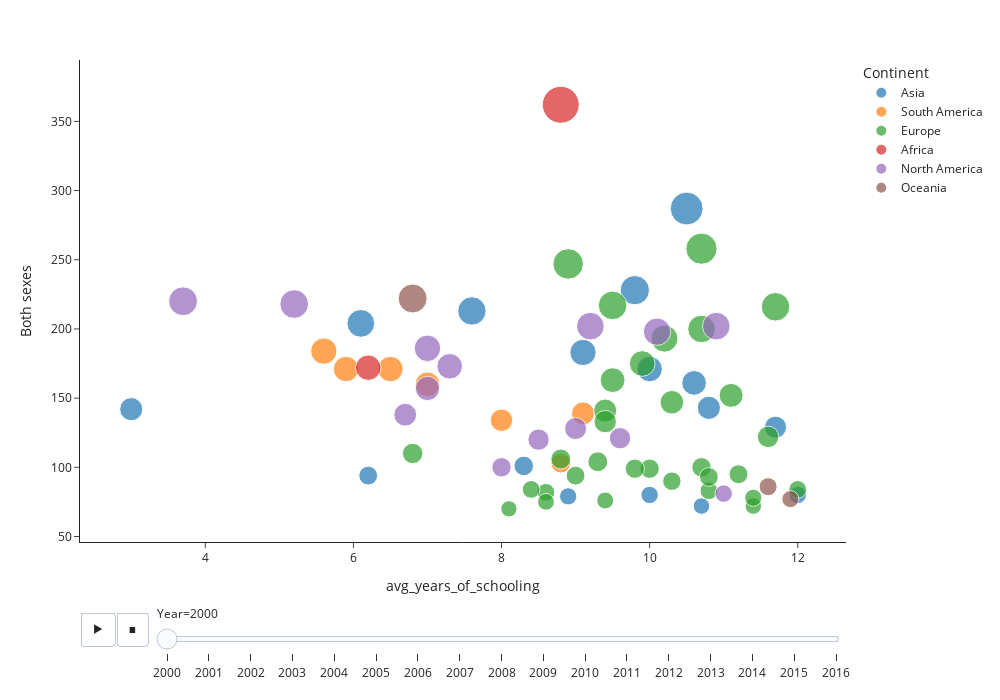

The code cell stored with this chart in its notebook:
### Code cell
import plotly.express as px
px.scatter(final_df_2, x='avg_years_of_schooling', y='Both sexes',
           size='Both sexes', size_max=30, color='Continent', animation_frame='Year', animation_group="Country",
           template='simple_white', width=1000, height=700,hover_name='Country')

### Figure 1 — Plotly figure (JSON) as saved in the notebook; plotly's stock layout.template omitted (floating-point values rounded to 4 significant figures)
{"data": [{"hovertemplate": "<b>%{hovertext}</b><br><br>Continent=Asia<br>Year=2000<br>avg_years_of_schooling=%{x}<br>Both sexes=%{marker.size}<extra></extra>", "hovertext": ["Uzbekistan", "Maldives", "Philippines", "Bahrain", "Azerbaijan", "Singapore", "Cyprus", "Georgia", "Israel", "Japan", "Kazakhstan", "Kuwait", "Kyrgyzstan", "Armenia", "Sri Lanka", "Thailand"], "ids": ["Uzbekistan", "Maldives", "Philippines", "Bahrain", "Azerbaijan", "Singapore", "Cyprus", "Georgia", "Israel", "Japan", "Kazakhstan", "Kuwait", "Kyrgyzstan", "Armenia", "Sri Lanka", "Thailand"], "legendgroup": "Asia", "marker": {"color": "#1F77B4", "size": [183, 142, 213, 101, 161, 79, 80, 129, 80, 72, 287, 94, 228, 143, 171, 204], "sizemode": "area", "sizeref": 0.53, "symbol": "circle"}, "mode": "markers", "name": "Asia", "orientation": "v", "showlegend": true, "type": "scatter", "x": [9.1, 3, 7.6, 8.3, 10.6, 8.9, 10, 11.7, 12, 10.7, 10.5, 6.2, 9.8, 10.8, 10, 6.1], "xaxis": "x", "y": [183, 142, 213, 101, 161, 79, 80, 129, 80, 72, 287, 94, 228, 143, 171, 204], "yaxis": "y"}, {"hovertemplate": "<b>%{hovertext}</b><br><br>Continent=South America<br>Year=2000<br>avg_years_of_schooling=%{x}<br>Both sexes=%{marker.size}<extra></extra>", "hovertext": ["Brazil", "Paraguay", "Colombia", "Chile", "Ecuador", "Argentina", "Uruguay"], "ids": ["Brazil", "Paraguay", "Colombia", "Chile", "Ecuador", "Argentina", "Uruguay"], "legendgroup": "South America", "marker": {"color": "#FF7F0E", "size": [184, 171, 171, 103, 160, 139, 134], "sizemode": "area", "sizeref": 0.53, "symbol": "circle"}, "mode": "markers", "name": "South America", "orientation": "v", "showlegend": true, "type": "scatter", "x": [5.6, 5.9, 6.5, 8.8, 7, 9.1, 8], "xaxis": "x", "y": [184, 171, 171, 103, 160, 139, 134], "yaxis": "y"}, {"hovertemplate": "<b>%{hovertext}</b><br><br>Continent=Europe<br>Year=2000<br>avg_years_of_schooling=%{x}<br>Both sexes=%{marker.size}<extra></extra>", "hovertext": ["Malta", "Netherlands", "Belgium", "Norway", "Belarus", "Luxembourg", "Poland", "Portugal", "Romania", "Serbia", "Austria", "Slovakia", "Lithuania", "Bulgaria", "Latvia", "Estonia", "Denmark", "Finland", "France", "Germany", "Greece", "Croatia", "Hungary", "Iceland", "Ireland", "Italy", "Slovenia", "Ukraine", "Albania", "Sweden", "Switzerland", "Spain"], "ids": ["Malta", "Netherlands", "Belgium", "Norway", "Belarus", "Luxembourg", "Poland", "Portugal", "Romania", "Serbia", "Austria", "Slovakia", "Lithuania", "Bulgaria", "Latvia", "Estonia", "Denmark", "Finland", "France", "Germany", "Greece", "Croatia", "Hungary", "Iceland", "Ireland", "Italy", "Slovenia", "Ukraine", "Albania", "Sweden", "Switzerland", "Spain"], "legendgroup": "Europe", "marker": {"color": "#2CA02C", "size": [70, 83, 99, 84, 247, 90, 152, 110, 175, 141, 94, 147, 200, 163, 217, 216, 100, 104, 99, 95, 82, 133, 193, 76, 93, 75, 122, 258, 106, 72, 78, 84], "sizemode": "area", "sizeref": 0.53, "symbol": "circle"}, "mode": "markers", "name": "Europe", "orientation": "v", "showlegend": true, "type": "scatter", "x": [8.1, 10.8, 10, 12, 8.9, 10.3, 11.1, 6.8, 9.9, 9.4, 9, 10.3, 10.7, 9.5, 9.5, 11.7, 10.7, 9.3, 9.8, 11.2, 8.6, 9.4, 10.2, 9.4, 10.8, 8.6, 11.6, 10.7, 8.8, 11.4, 11.4, 8.4], "xaxis": "x", "y": [70, 83, 99, 84, 247, 90, 152, 110, 175, 141, 94, 147, 200, 163, 217, 216, 100, 104, 99, 95, 82, 133, 193, 76, 93, 75, 122, 258, 106, 72, 78, 84], "yaxis": "y"}, {"hovertemplate": "<b>%{hovertext}</b><br><br>Continent=Africa<br>Year=2000<br>avg_years_of_schooling=%{x}<br>Both sexes=%{marker.size}<extra></extra>", "hovertext": ["Mauritius", "South Africa"], "ids": ["Mauritius", "South Africa"], "legendgroup": "Africa", "marker": {"color": "#D62728", "size": [172, 362], "sizemode": "area", "sizeref": 0.53, "symbol": "circle"}, "mode": "markers", "name": "Africa", "orientation": "v", "showlegend": true, "type": "scatter", "x": [6.2, 8.8], "xaxis": "x", "y": [172, 362], "yaxis": "y"}, {"hovertemplate": "<b>%{hovertext}</b><br><br>Continent=North America<br>Year=2000<br>avg_years_of_schooling=%{x}<br>Both sexes=%{marker.size}<extra></extra>", "hovertext": ["Belize", "Mexico", "Panama", "Bahamas", "Saint Lucia", "Barbados", "El Salvador", "Cuba", "Guatemala", "Costa Rica", "Jamaica", "Canada", "Antigua and Barbuda", "Trinidad and Tobago"], "ids": ["Belize", "Mexico", "Panama", "Bahamas", "Saint Lucia", "Barbados", "El Salvador", "Cuba", "Guatemala", "Costa Rica", "Jamaica", "Canada", "Antigua and Barbuda", "Trinidad and Tobago"], "legendgroup": "North America", "marker": {"color": "#9467BD", "size": [198, 138, 120, 202, 186, 128, 218, 121, 220, 100, 173, 81, 157, 202], "sizemode": "area", "sizeref": 0.53, "symbol": "circle"}, "mode": "markers", "name": "North America", "orientation": "v", "showlegend": true, "type": "scatter", "x": [10.1, 6.7, 8.5, 10.9, 7, 9, 5.2, 9.6, 3.7, 8, 7.3, 11, 7, 9.2], "xaxis": "x", "y": [198, 138, 120, 202, 186, 128, 218, 121, 220, 100, 173, 81, 157, 202], "yaxis": "y"}, {"hovertemplate": "<b>%{hovertext}</b><br><br>Continent=Oceania<br>Year=2000<br>avg_years_of_schooling=%{x}<br>Both sexes=%{marker.size}<extra></extra>", "hovertext": ["New Zealand", "Kiribati", "Australia"], "ids": ["New Zealand", "Kiribati", "Australia"], "legendgroup": "Oceania", "marker": {"color": "#8C564B", "size": [86, 222, 77], "sizemode": "area", "sizeref": 0.53, "symbol": "circle"}, "mode": "markers", "name": "Oceania", "orientation": "v", "showlegend": true, "type": "scatter", "x": [11.6, 6.8, 11.9], "xaxis": "x", "y": [86, 222, 77], "yaxis": "y"}], "layout": {"height": 700, "legend": {"itemsizing": "constant", "title": {"text": "Continent"}, "tracegroupgap": 0}, "margin": {"t": 60}, "sliders": [{"active": 0, "currentvalue": {"prefix": "Year="}, "len": 0.9, "pad": {"b": 10, "t": 60}, "steps": [{"args": [["2000"], {"frame": {"duration": 0, "redraw": false}, "fromcurrent": true, "mode": "immediate", "transition": {"duration": 0, "easing": "linear"}}], "label": "2000", "method": "animate"}, {"args": [["2001"], {"frame": {"duration": 0, "redraw": false}, "fromcurrent": true, "mode": "immediate", "transition": {"duration": 0, "easing": "linear"}}], "label": "2001", "method": "animate"}, {"args": [["2002"], {"frame": {"duration": 0, "redraw": false}, "fromcurrent": true, "mode": "immediate", "transition": {"duration": 0, "easing": "linear"}}], "label": "2002", "method": "animate"}, {"args": [["2003"], {"frame": {"duration": 0, "redraw": false}, "fromcurrent": true, "mode": "immediate", "transition": {"duration": 0, "easing": "linear"}}], "label": "2003", "method": "animate"}, {"args": [["2004"], {"frame": {"duration": 0, "redraw": false}, "fromcurrent": true, "mode": "immediate", "transition": {"duration": 0, "easing": "linear"}}], "label": "2004", "method": "animate"}, {"args": [["2005"], {"frame": {"duration": 0, "redraw": false}, "fromcurrent": true, "mode": "immediate", "transition": {"duration": 0, "easing": "linear"}}], "label": "2005", "method": "animate"}, {"args": [["2006"], {"frame": {"duration": 0, "redraw": false}, "fromcurrent": true, "mode": "immediate", "transition": {"duration": 0, "easing": "linear"}}], "label": "2006", "method": "animate"}, {"args": [["2007"], {"frame": {"duration": 0, "redraw": false}, "fromcurrent": true, "mode": "immediate", "transition": {"duration": 0, "easing": "linear"}}], "label": "2007", "method": "animate"}, {"args": [["2008"], {"frame": {"duration": 0, "redraw": false}, "fromcurrent": true, "mode": "immediate", "transition": {"duration": 0, "easing": "linear"}}], "label": "2008", "method": "animate"}, {"args": [["2009"], {"frame": {"duration": 0, "redraw": false}, "fromcurrent": true, "mode": "immediate", "transition": {"duration": 0, "easing": "linear"}}], "label": "2009", "method": "animate"}, {"args": [["2010"], {"frame": {"duration": 0, "redraw": false}, "fromcurrent": true, "mode": "immediate", "transition": {"duration": 0, "easing": "linear"}}], "label": "2010", "method": "animate"}, {"args": [["2011"], {"frame": {"duration": 0, "redraw": false}, "fromcurrent": true, "mode": "immediate", "transition": {"duration": 0, "easing": "linear"}}], "label": "2011", "method": "animate"}, {"args": [["2012"], {"frame": {"duration": 0, "redraw": false}, "fromcurrent": true, "mode": "immediate", "transition": {"duration": 0, "easing": "linear"}}], "label": "2012", "method": "animate"}, {"args": [["2013"], {"frame": {"duration": 0, "redraw": false}, "fromcurrent": true, "mode": "immediate", "transition": {"duration": 0, "easing": "linear"}}], "label": "2013", "method": "animate"}, {"args": [["2014"], {"frame": {"duration": 0, "redraw": false}, "fromcurrent": true, "mode": "immediate", "transition": {"duration": 0, "easing": "linear"}}], "label": "2014", "method": "animate"}, {"args": [["2015"], {"frame": {"duration": 0, "redraw": false}, "fromcurrent": true, "mode": "immediate", "transition": {"duration": 0, "easing": "linear"}}], "label": "2015", "method": "animate"}, {"args": [["2016"], {"frame": {"duration": 0, "redraw": false}, "fromcurrent": true, "mode": "immediate", "transition": {"duration": 0, "easing": "linear"}}], "label": "2016", "method": "animate"}], "x": 0.1, "xanchor": "left", "y": 0, "yanchor": "top"}], "updatemenus": [{"buttons": [{"args": [null, {"frame": {"duration": 500, "redraw": false}, "fromcurrent": true, "mode": "immediate", "transition": {"duration": 500, "easing": "linear"}}], "label": "&#9654;", "method": "animate"}, {"args": [[null], {"frame": {"duration": 0, "redraw": false}, "fromcurrent": true, "mode": "immediate", "transition": {"duration": 0, "easing": "linear"}}], "label": "&#9724;", "method": "animate"}], "direction": "left", "pad": {"r": 10, "t": 70}, "showactive": false, "type": "buttons", "x": 0.1, "xanchor": "right", "y": 0, "yanchor": "top"}], "width": 1000, "xaxis": {"anchor": "y", "domain": [0, 1], "title": {"text": "avg_years_of_schooling"}}, "yaxis": {"anchor": "x", "domain": [0, 1], "title": {"text": "Both sexes"}}}}
